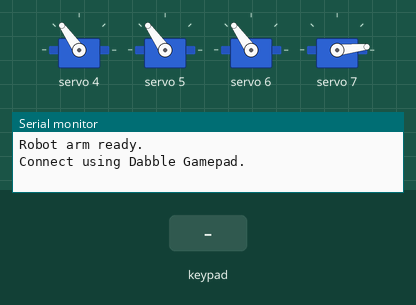
The sketch below on a simulated ESP32. Parts: 4 × servo, the last lines printed to the serial monitor. The inputs (shaded band) are chosen by the test bench.

Above: at 3.3 s.
3.4 s: key 'U' pressed
At 4.3 s:
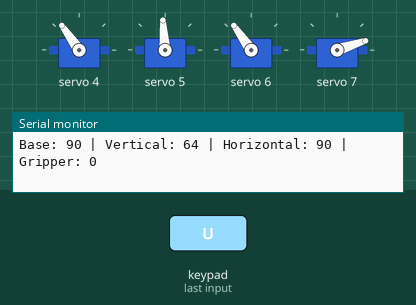
5.3 s: key 'L' pressed
At 6.6 s:
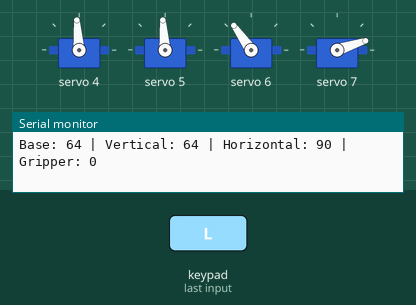
7.1 s: key 'D' pressed
At 7.8 s:
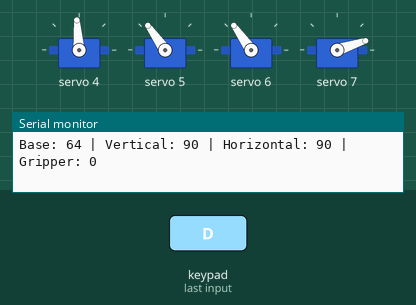
9.0 s: key 'R' pressed
At 10.1 s:
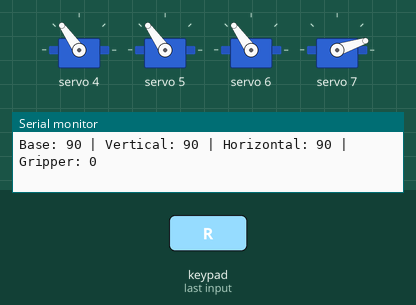
10.9 s: key 'X' pressed
At 12.4 s:
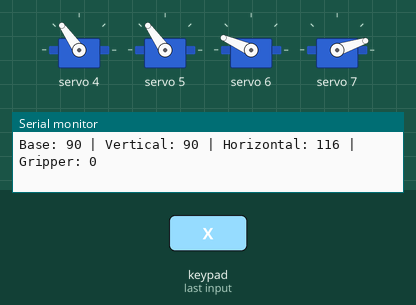
12.8 s: key 'S' pressed
At 14.6 s:
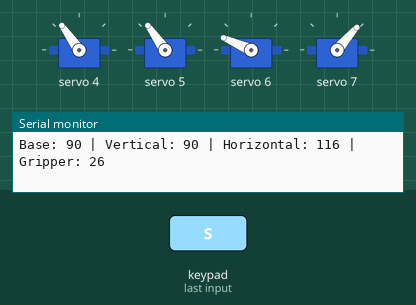
Timing chart, 0 to 15.7 s (numbered marks = the images above; inputs shaded):
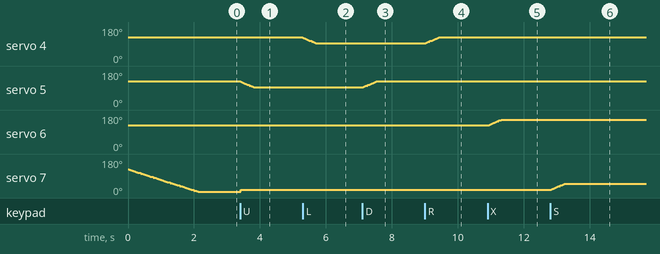

The sketch:

FinalCodeRoboticArm.ino
```cpp
#define CUSTOM_SETTINGS
#define INCLUDE_GAMEPAD_MODULE

#include <Wire.h>
#include <Adafruit_PWMServoDriver.h>
#include <DabbleESP32.h>

Adafruit_PWMServoDriver pwm = Adafruit_PWMServoDriver();

// PCA9685 channels
#define SERVO_BASE       4
#define SERVO_VERTICAL   5
#define SERVO_HORIZONTAL 6
#define SERVO_GRIPPER    7

// Pulse limits for PCA9685
#define SERVO_MIN 150
#define SERVO_MAX 600

int degreesToPulse(int deg) {
  return map(deg, 0, 180, SERVO_MIN, SERVO_MAX);
}

// Starting angles
int startBase = 90;
int startVertical = 90;
int startHorizontal = 90;
int startGripper = -10;

// Movement step size
const int stepSize = 2;

// Optional: slow down repeated movement a little
const int loopDelay = 30;

void writeAllServos() {
  pwm.setPWM(SERVO_BASE,       0, degreesToPulse(startBase));
  pwm.setPWM(SERVO_VERTICAL,   0, degreesToPulse(startVertical));
  pwm.setPWM(SERVO_HORIZONTAL, 0, degreesToPulse(startHorizontal));
  pwm.setPWM(SERVO_GRIPPER,    0, degreesToPulse(startGripper));
}

void setup() {
  Serial.begin(115200);

  Wire.begin();
  pwm.begin();
  pwm.setPWMFreq(50);

  // Bluetooth name shown in Dabble
  Dabble.begin("ESP32_RobotArm");

  // Read current physical position (approximate) and sweep slowly to start
  int initBase       = 90;  // assume arm powers on near these angles
  int initVertical   = 90;
  int initHorizontal = 90;
  int initGripper    = 90;

  // Sweep from assumed current position to your desired start over ~2 seconds
  int steps = 50;
  for (int i = 0; i <= steps; i++) {
    float t = (float)i / steps;  // 0.0 to 1.0
    int b = initBase       + t * (startBase       - initBase);
    int v = initVertical   + t * (startVertical   - initVertical);
    int h = initHorizontal + t * (startHorizontal - initHorizontal);
    int g = initGripper    + t * (startGripper    - initGripper);

    pwm.setPWM(SERVO_BASE,       0, degreesToPulse(b));
    pwm.setPWM(SERVO_VERTICAL,   0, degreesToPulse(v));
    pwm.setPWM(SERVO_HORIZONTAL, 0, degreesToPulse(h));
    pwm.setPWM(SERVO_GRIPPER,    0, degreesToPulse(g));
    delay(40);  // 50 steps x 40ms = ~2 second sweep
  }

  Serial.println("Robot arm ready.");
  Serial.println("Connect using Dabble Gamepad.");
}

void loop() {
  Dabble.processInput();

  bool moved = false;

  // D-pad controls
  if (GamePad.isLeftPressed()) {
    startBase -= stepSize;
    moved = true;
  }

  if (GamePad.isRightPressed()) {
    startBase += stepSize;
    moved = true;
  }

  if (GamePad.isUpPressed()) {
    startVertical -= stepSize;
    moved = true;
  }

  if (GamePad.isDownPressed()) {
    startVertical += stepSize;
    moved = true;
  }

  // Face buttons
  if (GamePad.isTrianglePressed()) {
    startHorizontal -= stepSize;
    moved = true;
  }

  if (GamePad.isCrossPressed()) {
    startHorizontal += stepSize;
    moved = true;
  }

  if (GamePad.isCirclePressed()) {
    startGripper -= stepSize;   // close claw
    moved = true;
  }

  if (GamePad.isSquarePressed()) {
    startGripper += stepSize;   // open claw
    moved = true;
  }

  if (GamePad.isStartPressed()) {
    int steps = 50;
    for (int i = 0; i <= steps; i++) {
        float t = (float)i / steps;
        int b = startBase       + t * (90 - startBase);
        int v = startVertical   + t * (90 - startVertical);
        int h = startHorizontal + t * (90 - startHorizontal);
        int g = startGripper    + t * (90 - startGripper);

        pwm.setPWM(SERVO_BASE,       0, degreesToPulse(b));
        pwm.setPWM(SERVO_VERTICAL,   0, degreesToPulse(v));
        pwm.setPWM(SERVO_HORIZONTAL, 0, degreesToPulse(h));
        pwm.setPWM(SERVO_GRIPPER,    0, degreesToPulse(g));
        delay(30);
    }
    // Update the position variables to reflect new position
    startBase       = 90;
    startVertical   = 90;
    startHorizontal = 90;
    startGripper    = 90;
  }

  // Keep within safe ranges
  startBase       = constrain(startBase, 0, 180);
  startVertical   = constrain(startVertical, 60, 160);
  startHorizontal = constrain(startHorizontal, 0, 120);
  startGripper    = constrain(startGripper, 0, 180);

  if (moved) {
    writeAllServos();

    Serial.print("Base: ");
    Serial.print(startBase);
    Serial.print(" | Vertical: ");
    Serial.print(startVertical);
    Serial.print(" | Horizontal: ");
    Serial.print(startHorizontal);
    Serial.print(" | Gripper: ");
    Serial.println(startGripper);
  }

  delay(loopDelay);
}
```

Measured:
- after the input at 3.4 s, servo 5: moves from 125° to 94° over 0.40 s, starting at once; servo 7: 6° → 18° at once
- after the input at 5.3 s, servo 4: moves from 125° to 94° over 0.40 s, starting at once
- after the input at 7.1 s, servo 5: moves from 94° to 125° over 0.40 s, starting at once
- after the input at 9.0 s, servo 4: moves from 94° to 125° over 0.40 s, starting at once
- after the input at 10.9 s, servo 6: moves from 125° to 156° over 0.40 s, starting at once
- after the input at 12.8 s, servo 7: moves from 18° to 49° over 0.40 s, starting at once
